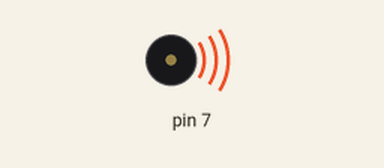
Recording of a sketch running on a simulated Arduino Uno, built with avr-gcc and run on an emulated ATmega328P. On the bench: buzzer (waves = sounding).

Above: at 0.1 s.
Timing chart, 0 to 40.0 s (numbered marks = the images above):
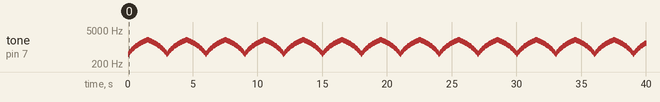

Measured:
- by itself, tone on pin 7: plays 500 Hz for 0.05 s, 550 Hz for 0.05 s, 600 Hz for 0.05 s, 650 Hz for 0.05 s, 700 Hz for 0.05 s, 750 Hz for 0.05 s … (800 notes in this stretch)

The sketch:

buzzer.ino
```cpp
void setup() {
  // put your setup code here, to run once:

}

void loop() {
  // put your main code here, to run repeatedly:
  for(int frecv=500; frecv<2000; frecv=frecv+50){
    tone(7, frecv, 200);
    delay(50);
  }
  for(int frecv=2000; frecv>500; frecv=frecv-50){
    tone(7, frecv, 200);
    delay(50);
  }
}
```
